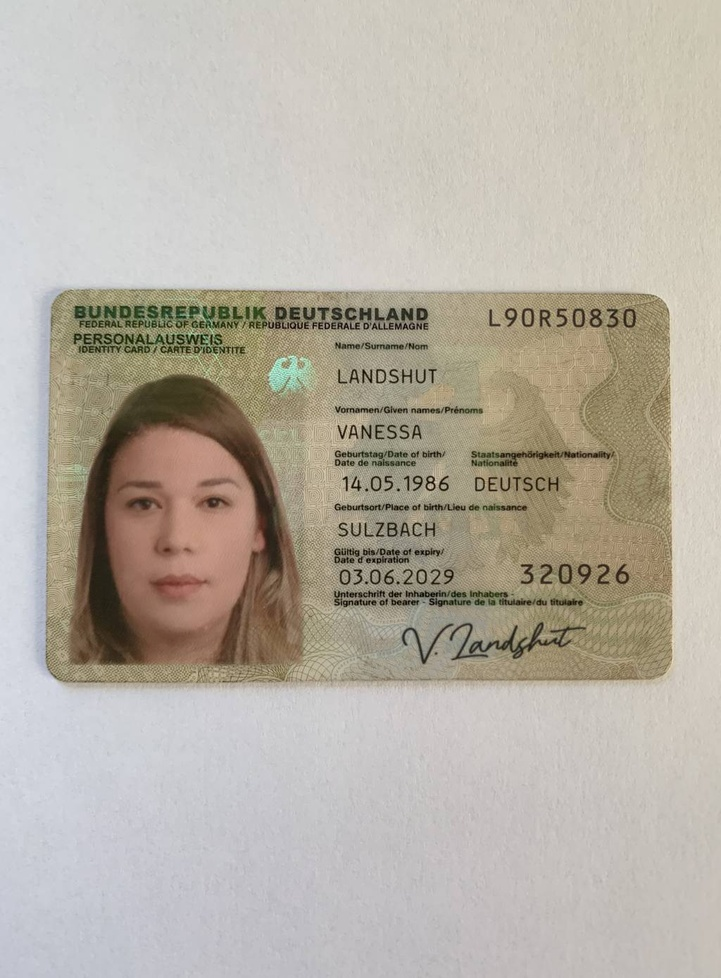
#> input picture Crap/h.jpg, 721 x 978 px, shrunk from 1024 x 1388 before the run
$ python kanten.py
#> lines starting #> are read from the running program, lines starting #| are printed output that depends on the picture
from PIL import Image
from copy import deepcopy

inp = Image.open("h.jpg", "r")
#> inp is the input picture: PIL image 721x978 RGB; mean R, G, B 183.1, 176.5, 165.7
out = deepcopy(inp)

tresh = 100
tresh2 = 200
cy = [0 for _ in range(inp.size[1])]
#> cy = 978 values from 0 to 0
cx = [0 for _ in range(inp.size[0])]
#> cx = 721 values from 0 to 0

for y in range(inp.size[1]-1):
    for x in range(inp.size[0]-1):
        p1 = inp.getpixel((x, y))
        p2 = inp.getpixel((x + 1, y))
        p3 = inp.getpixel((x, y + 1))
        s1 = abs(p1[0] - p2[0]) + abs(p1[1] - p2[1]) + abs(p1[2] - p2[2])
        s2 = abs(p1[0] - p3[0]) + abs(p1[1] - p3[1]) + abs(p1[2] - p3[2])
        sr1 = s1 > tresh
        sr2 = s2 > tresh
        if sr1 and not sr2:
            cy[y] += 1
            out.putpixel((x, y), (255, 0, 0))
            out.putpixel((x, y + 1), (255, 0, 0))
        if sr2 and not sr1:
            cx[x] += 1
            out.putpixel((x, y), (255, 0, 0))
            out.putpixel((x + 1, y), (255, 0, 0))
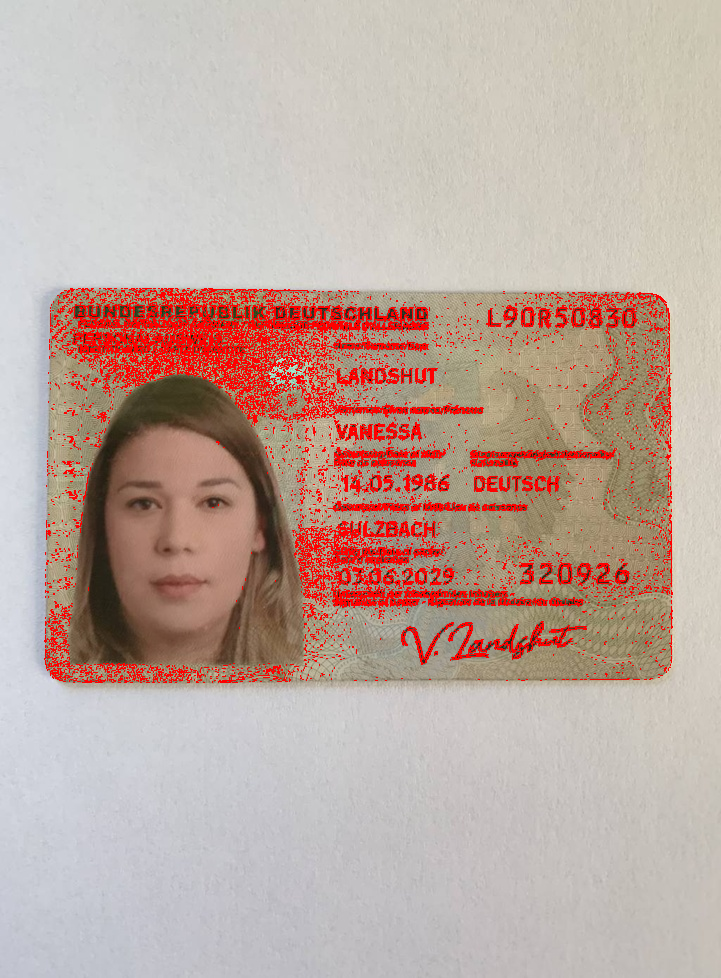
#> out: PIL image 721x978 RGB; mean R, G, B 190.8, 169.1, 159.8
#> after the loop, cx = 721 values, max 60 at index 337, min 0 at index 0, mean 19.18; cy = 978 values, max 184 at index 323, min 0 at index 0, mean 15.14

for y in range(inp.size[1]):
    if cy[y] > tresh2:
        for x in range(inp.size[0]):
            out.putpixel((x, y), (0, 255, 0))

for x in range(inp.size[0]):
    if cx[x] > tresh2:
        for y in range(inp.size[1]):
            out.putpixel((x, y), (0, 255, 0))

out.show()
